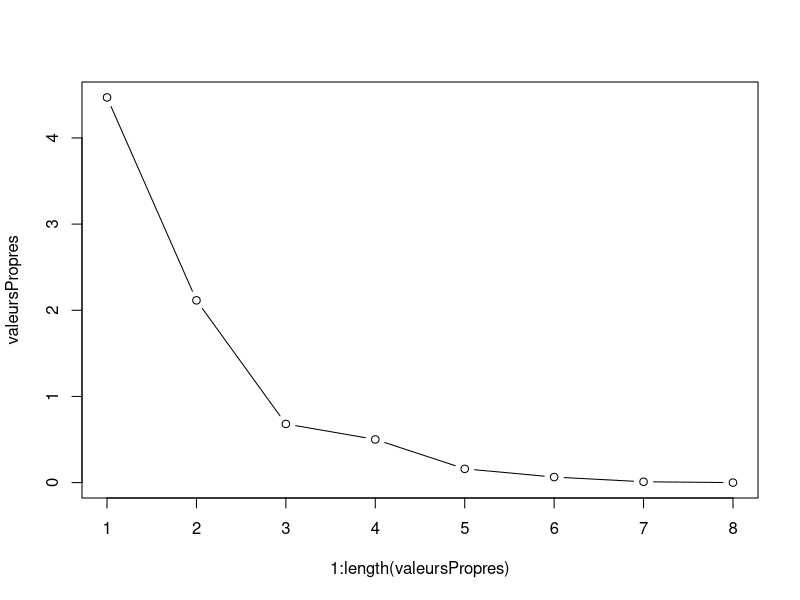

The R source for this figure: (Note: this script raises an error after producing the figure.)
#==================================#
#                                  #
#       Lecture des données        #
#                                  #
#==================================#

x_matrix <- read.csv("petrole.csv", header = T, sep = ";", row.names = 1); # parse csv file (with ; separator) into matrix

#==================================#
#                                  #
#       Informations basiques      #
#                                  #
#==================================#

message("Summary")
summary(x_matrix); # summary


message("Covariance")
print(cov(x_matrix)); # covariance

message("Columns : "); # number of columns
ncol(x_matrix)
message("Rows : "); # number of rows
nrow(x_matrix);

#==================================#
#                                  #
#    Données centrées réduites     #
#                                  #
#==================================#

centree_reduite <- scale(x_matrix, center = T, scale = T);

#==================================#
#                                  #
# Analyse en composante principale #
#                                  #
#==================================#

# Valeurs propres
propres <- eigen(cor(centree_reduite));
valeursPropres <- propres$values;
vecteursPropres <- propres$vectors;

# Graphique des valeurs propres (éboulis et coude)
png(filename = "eboulis.png"); # start printing plot to png image
plot(1:length(valeursPropres), valeursPropres, type = "b");
dev.off(); # end printing

# Composantes principales
data_acp <- centree_reduite %*% vecteursPropres;

message("Vecteurs propres")
print(vecteursPropres);
message("Valeurs propres")
print(valeursPropres);

composante_principale_1 <- data_acp[,1];
composante_principale_2 <- data_acp[,2];

totalInfo <- sum(valeursPropres, na.rm = FALSE);
qte <- (valeursPropres[1] + valeursPropres[2]) / totalInfo;
message("Quantité d'information avec deux composantes : ", toString(qte * 100),"%");

if (qte < 0.8) {
  composante_principale_3 <- data_acp[, 3]
  qte <- qte + valeursPropres[3];
  message("Ajout d'une troisième composante pour améliorer la quantité d'information : ", toString(qte))
  troisComposantes <- true;
} else {
  message("On ne séléctionne que les deux première composantes principales car elles contiennent à elles seules plus de 80% des informations");
  troisComposantes <- false;
}


# Cercle de correlation
# Calcule de la correlation entre chaque variable et les composantes principales
cor1 <- cor(composante_principale_1,centree_reduite);
cor2 <- cor(composante_principale_2,centree_reduite);
png(filename = "cercle_de_correlation.png"); # start printing plot to png image
plot(cor1, cor2, xlim = c(-1, +1), ylim = c(-1, +1))
abline(h = 0, v = 0)
text(cor1, cor2, labels = colnames(data_acp))
dev.off(); # end printing

# Graphe 2D
png(filename = "graphe2D.png"); # start printing plot to png image
plot(composante_principale_1, composante_principale_2)
text(composante_principale_1, composante_principale_2, labels = rownames(data_acp))
abline(h = 0, v = 0)
dev.off(); # end printing